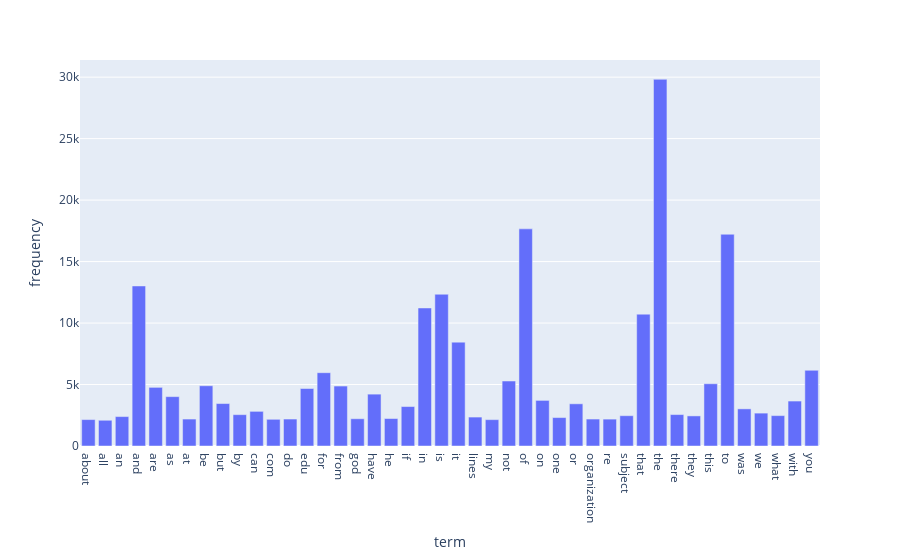

Source (notebook cell):
### Markdown cell above
### >>> **Exercise 13 (take home):** 
The chart above only contains 300 vocabulary in the documents, and it's already computationally intensive to both compute and visualize. Can you efficiently reduce the number of terms you want to visualize as an exercise.

### Code cell
# Answer here

# set a threshold for it to show on the plot and tweak this value to show more or less
threshold = 2000

df = pd.DataFrame()
df['term'] = count_vect.get_feature_names_out()
df['frequency'] = term_frequencies

df = df[df['frequency'] > threshold]

print(df.shape)

fig = px.bar(df, x='term', y='frequency')

fig.show()

### Figure 1 — Plotly figure (JSON) as saved in the notebook; plotly's stock layout.template omitted (floating-point values rounded to 4 significant figures)
{"data": [{"alignmentgroup": "True", "hovertemplate": "term=%{x}<br>frequency=%{y}<extra></extra>", "legendgroup": "", "marker": {"color": "#636efa", "pattern": {"shape": ""}}, "name": "", "offsetgroup": "", "orientation": "v", "showlegend": false, "textposition": "auto", "type": "bar", "x": ["about", "all", "an", "and", "are", "as", "at", "be", "but", "by", "can", "com", "do", "edu", "for", "from", "god", "have", "he", "if", "in", "is", "it", "lines", "my", "not", "of", "on", "one", "or", "organization", "re", "subject", "that", "the", "there", "they", "this", "to", "was", "we", "what", "with", "you"], "xaxis": "x", "y": [2148, 2093, 2393, 13017, 4769, 4015, 2191, 4898, 3453, 2548, 2818, 2172, 2193, 4675, 5962, 4877, 2216, 4218, 2232, 3208, 11226, 12343, 8447, 2353, 2143, 5285, 17660, 3709, 2312, 3432, 2192, 2186, 2464, 10723, 29825, 2556, 2448, 5063, 17222, 3020, 2674, 2472, 3655, 6157], "yaxis": "y"}], "layout": {"autosize": true, "barmode": "relative", "legend": {"tracegroupgap": 0}, "margin": {"t": 60}, "xaxis": {"anchor": "y", "autorange": true, "domain": [0, 1], "range": [-0.5, 43.5], "title": {"text": "term"}, "type": "category"}, "yaxis": {"anchor": "x", "autorange": true, "domain": [0, 1], "range": [0, 31390.0], "title": {"text": "frequency"}, "type": "linear"}}}
